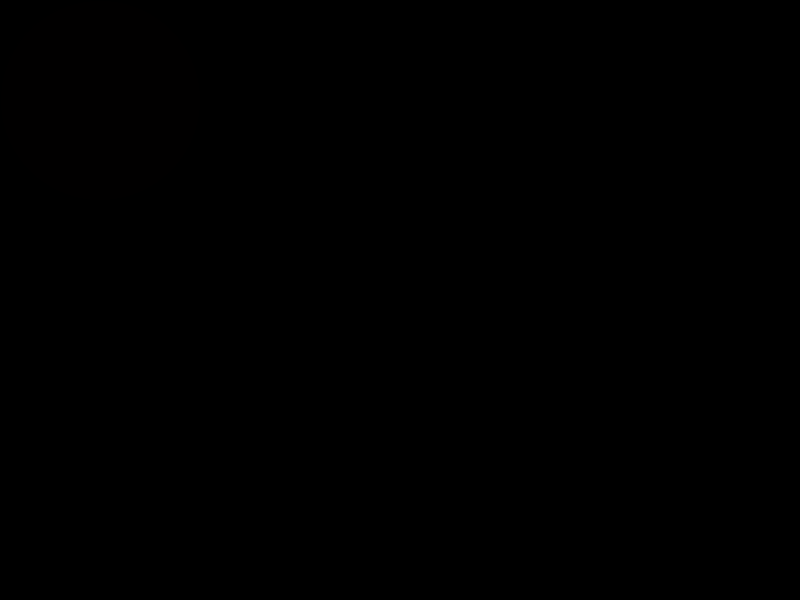
Frame 1 (no input)
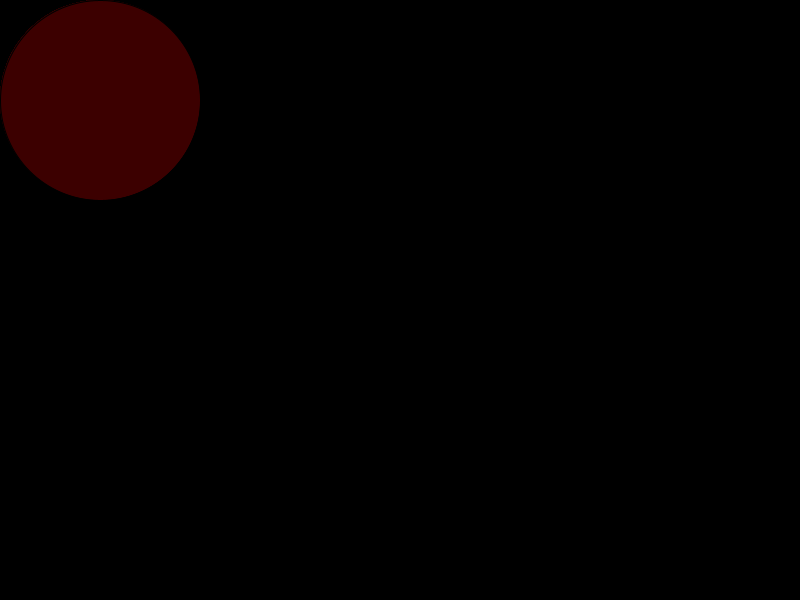
Frame 60 (the mouse pressed at the canvas centre just before this capture)
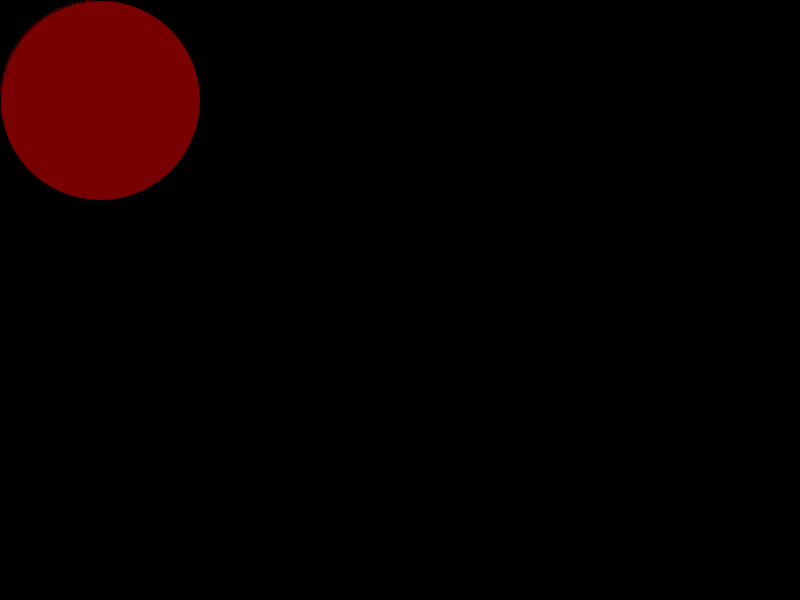
Frame 120 (the mouse held since frame 60 and released just before this capture)

The Processing sketch that drew these frames (run headless with seeded random() and noise(); from frame 60 on, the mouse is pressed at the canvas centre):

// Processing sketch: Day_1_v2
// ── Day_1_v2.pde
boolean myBoolean = true;
int redValue;

void setup(){
  size(800,600);
  background(0,0,0);
}

void draw(){
  println(frameCount);
  redValue = frameCount % 255;
  if (redValue == 255){
    redValue = redValue;
  }
  fill(redValue,0,0);
  ellipse(100,100,200,200);
}
